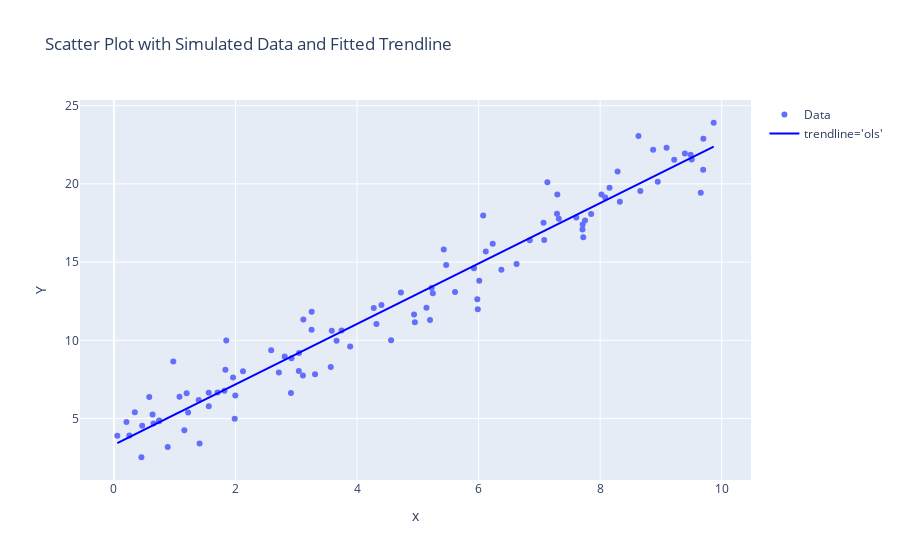

Notebook cell for this chart:
### Code cell
import plotly.graph_objects as go

# Create a figure and add the scatter plot from Question 1
fig = go.Figure()
fig.add_trace(go.Scatter(x=x, y=Y, mode='markers', name='Data'))

# Add the trendline (fitted values from the model) from Question 2
fig.add_scatter(x=df['x'], y=fitted_model.fittedvalues,
                line=dict(color='blue'), name="trendline='ols'")

# Show the figure
fig.update_layout(title="Scatter Plot with Simulated Data and Fitted Trendline",
                 xaxis_title="x", yaxis_title="Y")
fig.show()

# Define model parameters for the true line
beta0 = 3  # Intercept
beta1 = 2  # Slope
sigma = 1.5  # Standard deviation of error term

# adds the true regression line using the calculated actual parameters, not estimates (not affected by random
# variation). 
x_range = np.array([df['x'].min(), df['x'].max()])
# beta0 and beta1 are assumed to be defined
y_line = beta0 + beta1 * x_range
fig.add_scatter(x=x_range, y=y_line, mode='lines',
                name=str(beta0)+' + '+str(beta1)+' * x', 
                line=dict(dash='dot', color='orange'))

fig.show(renderer="png")
